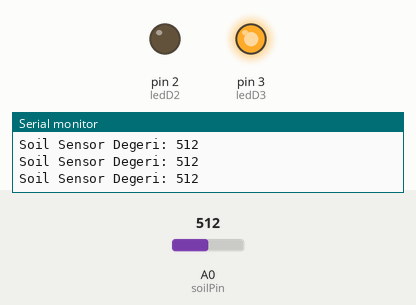
The sketch below on a simulated Arduino Uno, built with avr-gcc and run on an emulated ATmega328P. Shown: output pins drawn as LEDs (lit = HIGH), the last lines printed to the serial monitor. The test bench sets the inputs (shaded band); at power-on: A0 (soilPin) = 512.

Above: at 1.2 s.
1.3 s: A0 (soilPin) set to 417
2.8 s: A0 (soilPin) set to 388
At 3.1 s:
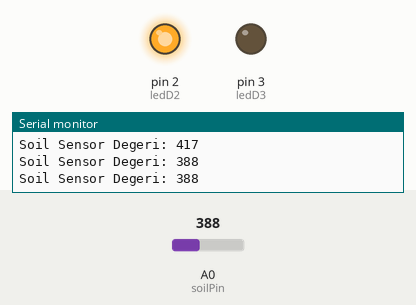
4.3 s: A0 (soilPin) set to 410
At 5.6 s:
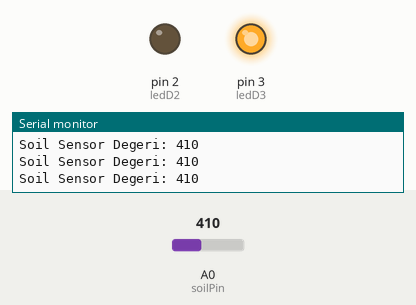
5.9 s: A0 (soilPin) set to 390
At 7.0 s:
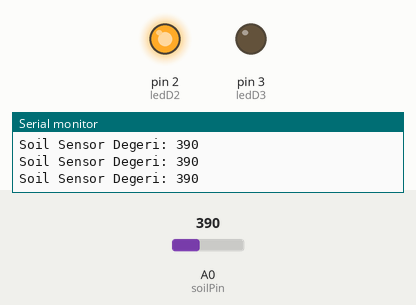
Timing chart, 0 to 8.5 s (numbered marks = the images above; inputs shaded):
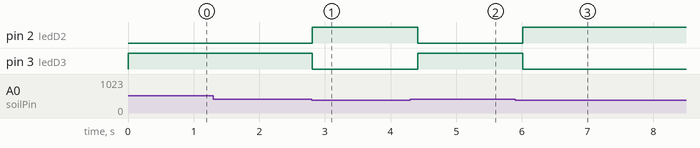

Measured:
- the behaviour switches between 401 and 400 on A0 (soilPin) (found by bisection; images 0 and 1)
- after the input at 2.8 s, pin 2 (ledD2): LOW → HIGH at once; pin 3 (ledD3): HIGH → LOW at once
- after the input at 4.3 s, pin 2 (ledD2): HIGH → LOW after 0.11 s; pin 3 (ledD3): LOW → HIGH after 0.11 s
- after the input at 5.9 s, pin 2 (ledD2): LOW → HIGH after 0.11 s; pin 3 (ledD3): HIGH → LOW after 0.11 s

The sketch:

Bionet.ino
```cpp
const int soilPin = A0;
const int ledD2 = 2;
const int ledD3 = 3;

int esikDegeri = 400;

void setup() {
  pinMode(ledD2, OUTPUT);
  pinMode(ledD3, OUTPUT);
  Serial.begin(9600);
}

void loop() {
  int nemDegeri = analogRead(soilPin);
  Serial.print("Soil Sensor Degeri: ");
  Serial.println(nemDegeri);


  if (nemDegeri > esikDegeri) {

    digitalWrite(ledD3, HIGH);
    digitalWrite(ledD2, LOW);
  } else {

    digitalWrite(ledD2, HIGH);
    digitalWrite(ledD3, LOW);
  }

  delay(200);
}
```
